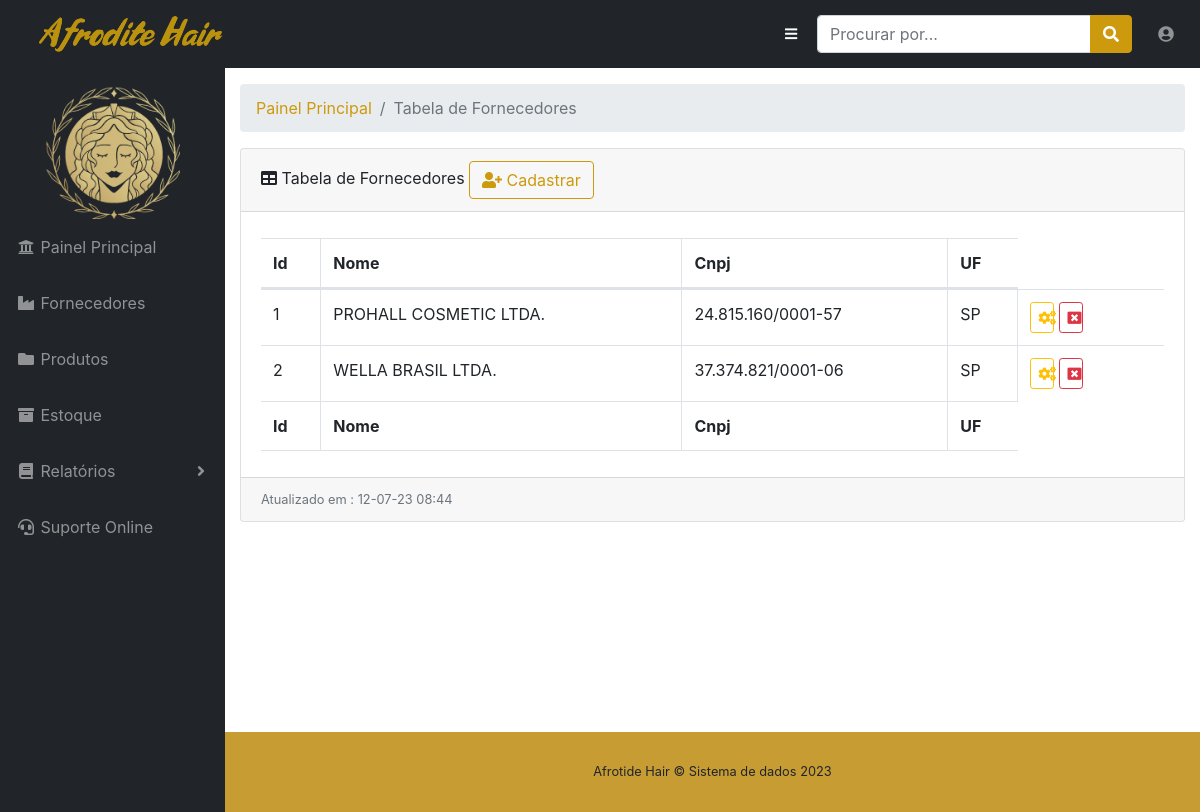
The page /viewfun/lista_fornecedores.php (signed in) on the database its author committed.
### tables this page shows
CREATE TABLE `fornecedores` (
  `id` int(11) NOT NULL,
  `nome` varchar(100) DEFAULT NULL,
  `cnpj` varchar(50) DEFAULT NULL,
  `uf` varchar(3) DEFAULT NULL,
  `tipo_estabelecimento` varchar(50) DEFAULT NULL
);

### viewfun/lista_fornecedores.php (the view, shortened to what this page needs)
<?php
require "../dao/conexao.php";
$sql_lista_fornec = "SELECT * FROM fornecedores";
$result_lista_fornec = mysqli_query($conexao, $sql_lista_fornec);
?>
<!DOCTYPE html>
<html lang="en">
<head>
  <link href="../vendor/fontawesome-free/css/all.min.css" rel="stylesheet" type="text/css">
  <link href="../vendor/datatables/dataTables.bootstrap4.css" rel="stylesheet">
  <link href="../css/sb-admin.css" rel="stylesheet">
</head>
<body id="page-top">
  <?php
  include_once "nav.php";
  ?>
  <div id="wrapper">
    <?php
    include_once "menu.php";
    ?>
    <div id="content-wrapper">
      <div class="container-fluid">
        <ol class="breadcrumb">
          <li class="breadcrumb-item">
            <a href="painel.php">Painel Principal</a>
          </li>
          <li class="breadcrumb-item active">Tabela de Fornecedores</li>
        </ol>
        <div class="card mb-3">
          <div class="card-header">
            <i class="fas fa-table"></i>
            Tabela de Fornecedores
            <button style="" type="button" data-toggle="modal" data-target="#modal_cadastrar_fornecedor" class="btn btn-outline-primary fixed-right"> <i class="fa fa-user-plus" aria-hidden="true"></i> Cadastrar</button>
            </div>
          <div class="card-body">
            <div class="table-responsive">
              <table class="table table-bordered" id="dataTable" width="100%" cellspacing="0">
                <thead>
                  <tr>
                    <th>Id</th>
                    <th>Nome</th>
                    <th>Cnpj</th>
                    <th>UF</th>
                  </tr>
                </thead>
                <tfoot>
                  <tr>
                    <th>Id</th>
                    <th>Nome</th>
                    <th>Cnpj</th>
                    <th>UF</th>
                  </tr>
                </tfoot>
                <tbody>
                  <?php while ($dados_lista_fornec = mysqli_fetch_array($result_lista_fornec)) {
                    echo "<tr>";
                    echo "<td> " . $dados_lista_fornec['id'] . "</td>";
                    echo "<td> " . $dados_lista_fornec['nome'] . "</td>";
                    echo "<td> " . $dados_lista_fornec['cnpj'] . "</td>";
                    echo "<td> " . $dados_lista_fornec['uf'] . "</td>";
                    echo "<td> " . "<a href='select_alterar_fornecedor.php?id=".$dados_lista_fornec['id']."' type='button' class='btn btn-outline-warning btn-sm 'data-toggle='tooltip' data-placement='top' title='Alterar' style='width:20%;'><i class='fa fa-cogs' aria-hidden='true'></i></a>"." "."<a href='' type='button' class='btn btn-outline-danger btn-sm' data-toggle='tooltip' data-placement='top' title='Excluir' style='width:20%;'><i class='fa fa-window-close' aria-hidden='true'></i></a>"."</td>";
                    echo "</tr>";
                  }
                  ?>
                </tbody>
              </table>
            </div>
          </div>
          <div class="card-footer small text-muted"> Atualizado em :
            <?php date_default_timezone_set('America/Sao_Paulo');
            $date = date('d-m-y H:i');
            echo $date; ?>
          </div>
        </div
      </div>
    </div>
    <footer class="sticky-footer">
      <div class="container my-auto">
        <div class="copyright text-center my-auto">
          <span>Afrotide Hair © Sistema de dados 2023</span>
        </div>
      </div>
    </footer>
  </div>
  </div>
</body>
</html>

### rows shown on the page
fornecedores: id "1", nome "PROHALL COSMETIC LTDA.", cnpj "24.815.160/0001-57", uf "SP"
fornecedores: id "2", nome "WELLA BRASIL LTDA.", cnpj "37.374.821/0001-06", uf "SP"
